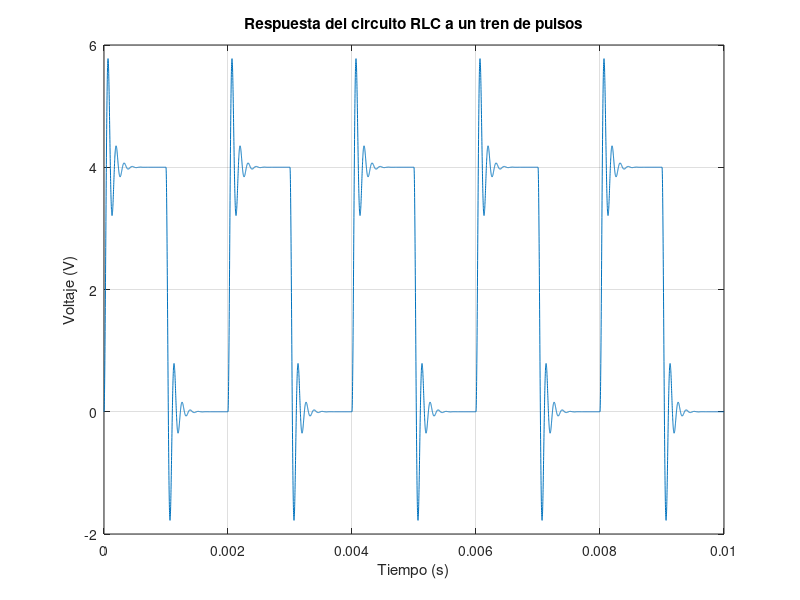
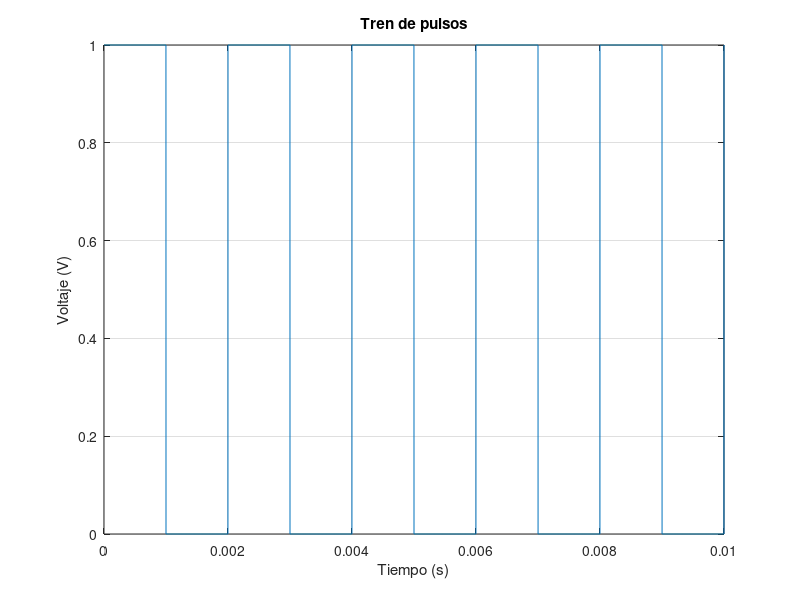

These figures' MATLAB source, in order:
%__________________ Definicion de los parametros _______________%

R = 100; % Ohmios
L = 4e-3; % Henrios
C = 0.1e-6; % Faradios
V = 4; % Voltios
f = 500; % Hz
T = 0.01; % Segundos
t = 0:1e-6:T; % Vector de tiempo en segundos
u = (square(2*pi*f*t)/2)+1/2; % Señal de entrada (Tren de pulsos)

%__________________ Definicion de las matrices _______________%

A = [0 1; -1/(L*C) -R/L];
B = [0; V/(L*C)];
C = [1 0];
D = 0;

%__________________ Definicion de la dinamica del sistema _______________%

sys = ss(A,B,C,D);
[y,t,x] = lsim(sys,u,t);

%__________________ Grafica de la respuesta en el tiempo _______________%

figure(1);
plot(t,y);
grid on;
xlabel('Tiempo (s)');
ylabel('Voltaje (V)');
title('Respuesta del circuito RLC a un tren de pulsos');

%__________________ Grafica del tren de pulsos _______________%

figure(2);
plot(t,u);
grid on;
xlabel('Tiempo (s)');
ylabel('Voltaje (V)');
title('Tren de pulsos');

% ______________________________________________________ %